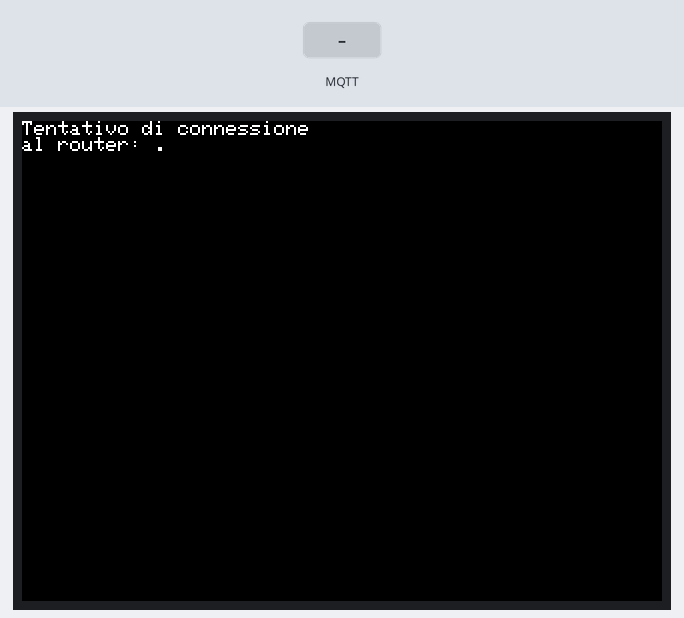
Recording of a sketch running on a simulated ESP32. Shown: 320×240 colour display. The inputs (shaded band) are chosen by the test bench. WiFi joins after 1.5 s; servers stay silent unless stated; no MQTT or app messages arrive unless stated; not simulated (calls return 0 or success): secret.h; what the sketch prints to the serial monitor is not drawn.

Above: at 2.4 s.
At 5.6 s:
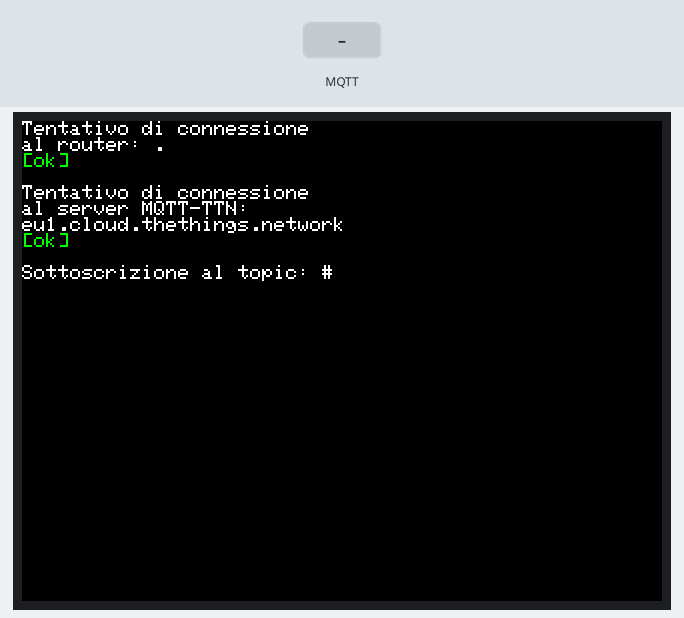
5.7 s: MQTT message "1" arrives on the first subscribed topic
At 6.2 s:
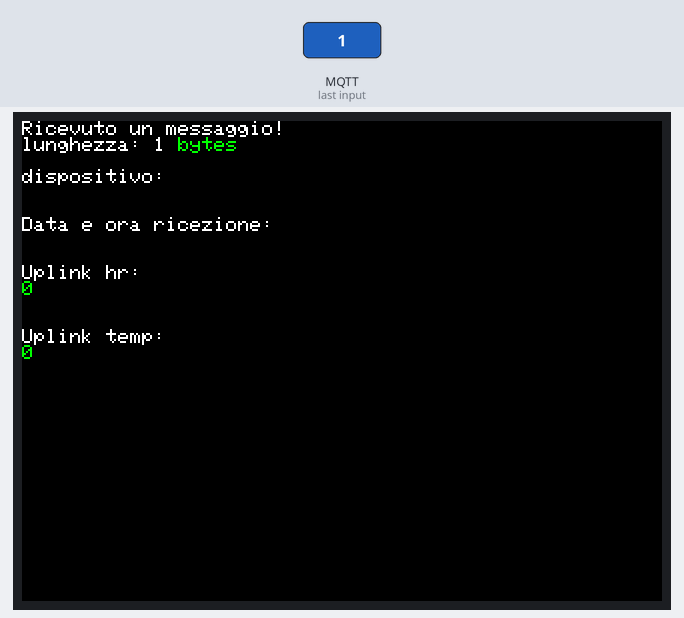
7.2 s: MQTT message "on" arrives on the first subscribed topic
At 8.5 s:
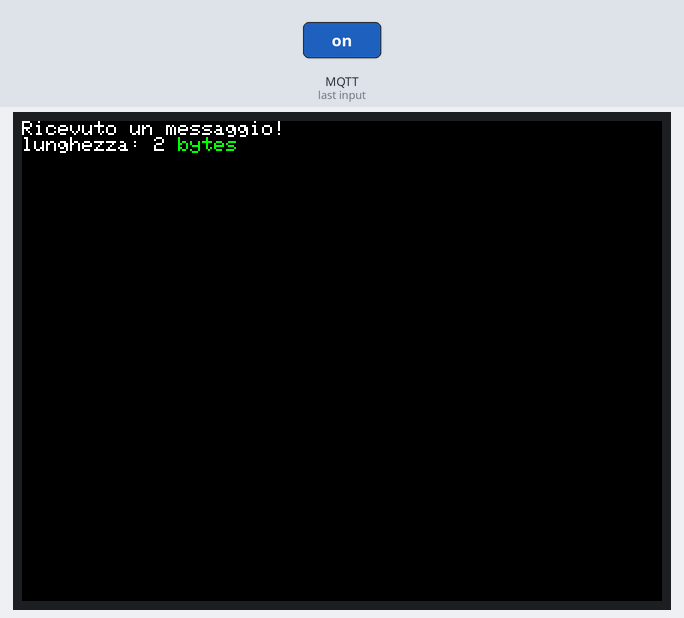
8.8 s: MQTT message "off" arrives on the first subscribed topic
Timing chart, 0 to 11.8 s (numbered marks = the images above; inputs shaded):
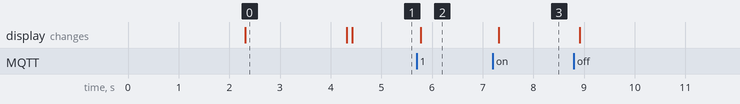

Measured:
- after the input at 5.7 s, the display: changes after 0.08 s (image 2)
- after the input at 7.2 s, the display: changes after 0.11 s (image 3)
- what the display in image 0 shows lasts 2.0 s, from 2.3 s to 4.3 s

The sketch:

picow_ttn_json_consumer.ino
```cpp
#include <ArduinoMqttClient.h>
#include <TFT_eSPI.h> // Graphics and font library for ST7735 driver chip
#include <WiFi.h>
#include "secret.h"
#include <ArduinoJson.h>

WiFiClient wifiClient;
MqttClient mqttClient(wifiClient);
TFT_eSPI tft = TFT_eSPI();


const char broker[] = "eu1.cloud.thethings.network";
int        port     = 1883;
//const char topic[]  = "v3/app1@tenant1/devices/dev1/up";

const char topic[]  = "#";

String inputString = "";

 // Allocate the JSON document
JsonDocument doc;

//const char* input = "{\"sensor\":\"gps\",\"time\":1351824120,\"data\":[48.756080,2.302038]}";

void setup() {
  tft.init();
  tft.setRotation(1);
  tft.fillScreen(TFT_BLACK);
  tft.setCursor(0, 0, 1);
  tft.setTextSize(1);
  tft.println("The Thing Network data consumer\n");
  tft.println("IIS AOSTA 2025 ");
  tft.println("Elettronica");
  delay(2000);
  //Initialize serial and wait for port to open:
  Serial.begin(9600);
  while (!Serial) {
    ; // wait for serial port to connect. Needed for native USB port only
  }
  // attempt to connect to Wifi network:
  tft.fillScreen(TFT_BLACK);
  tft.setCursor(0, 0, 1);
  tft.println("Tentativo di connessione");
  tft.print("al router: ");
  tft.setTextColor(TFT_GREEN);
  tft.print(SECRET_SSID);
  tft.setTextColor(TFT_WHITE);

  Serial.print("Attempting to connect to SSID: ");
  Serial.println(SECRET_SSID);
  while (WiFi.begin(SECRET_SSID, SECRET_PASS) != WL_CONNECTED) {
    // failed, retry
    Serial.print(".");
    tft.print(".");
    delay(2000);
  }
  tft.setTextColor(TFT_GREEN);
  tft.println("\n[ok]");
  tft.setTextColor(TFT_WHITE);
  Serial.println("You're connected to the network");
  Serial.println();

  tft.println("\nTentativo di connessione");
  tft.println("al server MQTT-TTN:  ");
  tft.println(broker);

  Serial.print("Attempting to connect to the MQTT broker: ");
  Serial.println(broker);

  mqttClient.setUsernamePassword("lorawan-e5-board2", "NNSXS.FFXRDDZVBUWZPXZHCHDL7LWMMXXBQB5IZMGHQ4Q.45RR4QYOOOGM2XXTA2TECMIVNU7SJESWX42I6YIAMJAPPUH3NI3Q");


  if (!mqttClient.connect(broker, port)) {
    Serial.print("MQTT connection failed! Error code = ");
    tft.setTextColor(TFT_RED);
    tft.print("MQTT connessione fallita! Error code = ");
    tft.println(mqttClient.connectError());
    Serial.println(mqttClient.connectError());

    while (1);
  }

  Serial.println("You're connected to the MQTT broker!");
  Serial.println();
  tft.setTextColor(TFT_GREEN);
  tft.println("[ok]");
  tft.println();
  tft.setTextColor(TFT_WHITE);

  // set the message receive callback
  mqttClient.onMessage(onMqttMessage);

  Serial.print("Subscribing to topic: ");
  Serial.println(topic);
  Serial.println();

  tft.print("Sottoscrizione al topic: ");
  tft.println(topic);
  tft.println();

  // subscribe to a topic
  mqttClient.subscribe(topic);


  // topics can be unsubscribed using:
  // mqttClient.unsubscribe(topic);

  Serial.print("Topic: ");
  Serial.println(topic);


  Serial.println();


}

void loop() {
  // call poll() regularly to allow the library to receive MQTT messages and
  // send MQTT keep alive which avoids being disconnected by the broker
  mqttClient.poll();
}

void onMqttMessage(int messageSize) {
  // we received a message, print out the topic and contents
  tft.fillScreen(TFT_BLACK);
  tft.setCursor(0, 0, 1);
  tft.println("Ricevuto un messaggio! ");

  tft.print("lunghezza: ");
  tft.print(messageSize);
  tft.setTextColor(TFT_GREEN);
  tft.println(" bytes\n");
  tft.setTextColor(TFT_WHITE);
  Serial.println("Received a message with topic '");
  Serial.print(mqttClient.messageTopic());
  Serial.print("', length ");
  Serial.print(messageSize);
  Serial.println(" bytes:");

  char inChar;

  // use the Stream interface to print the contents
  while (mqttClient.available()) {

     // get the new byte:
    inChar = (char)mqttClient.read();;
    // add it to the inputString:
    inputString += inChar;
    //Serial.print(inChar);
  }


  Serial.println(inputString);
  const char* input = inputString.c_str();

   // Deserialize the JSON document
  DeserializationError error = deserializeJson(doc, input);

  // Test if parsing succeeds
  if (error) {
    Serial.print(F("deserializeJson() failed: "));
    Serial.println(error.f_str());
    return;
  }
  const char* device = doc["end_device_ids"]["device_id"];
  const char* rcv = doc["received_at"];
  int hr = doc["uplink_message"]["decoded_payload"]["payload"]["humidity"];
  int tmp = doc["uplink_message"]["decoded_payload"]["payload"]["temperature"];

  tft.println("dispositivo: ");
  tft.setTextColor(TFT_GREEN);
  tft.println(device);
  tft.setTextColor(TFT_WHITE);
  tft.println("\nData e ora ricezione: " );
  tft.setTextColor(TFT_GREEN);
  tft.println(rcv);
  tft.setTextColor(TFT_WHITE);

  tft.println("\nUplink hr: ");
  tft.setTextColor(TFT_GREEN);
  tft.println(hr);
  tft.setTextColor(TFT_WHITE);
  tft.println();

  tft.println("\nUplink temp: ");
  tft.setTextColor(TFT_GREEN);
  tft.println(tmp);
  tft.setTextColor(TFT_WHITE);
  tft.println();

  Serial.println("dispositivo: ");
  Serial.println(device);
  Serial.println("Data e ora ricezione: " );
  Serial.println(rcv);

  Serial.println("Uplink hr: ");
  Serial.println(hr);
  Serial.println();
  Serial.println("Uplink temp: ");
  Serial.println(tmp);
  Serial.println();

}
```
